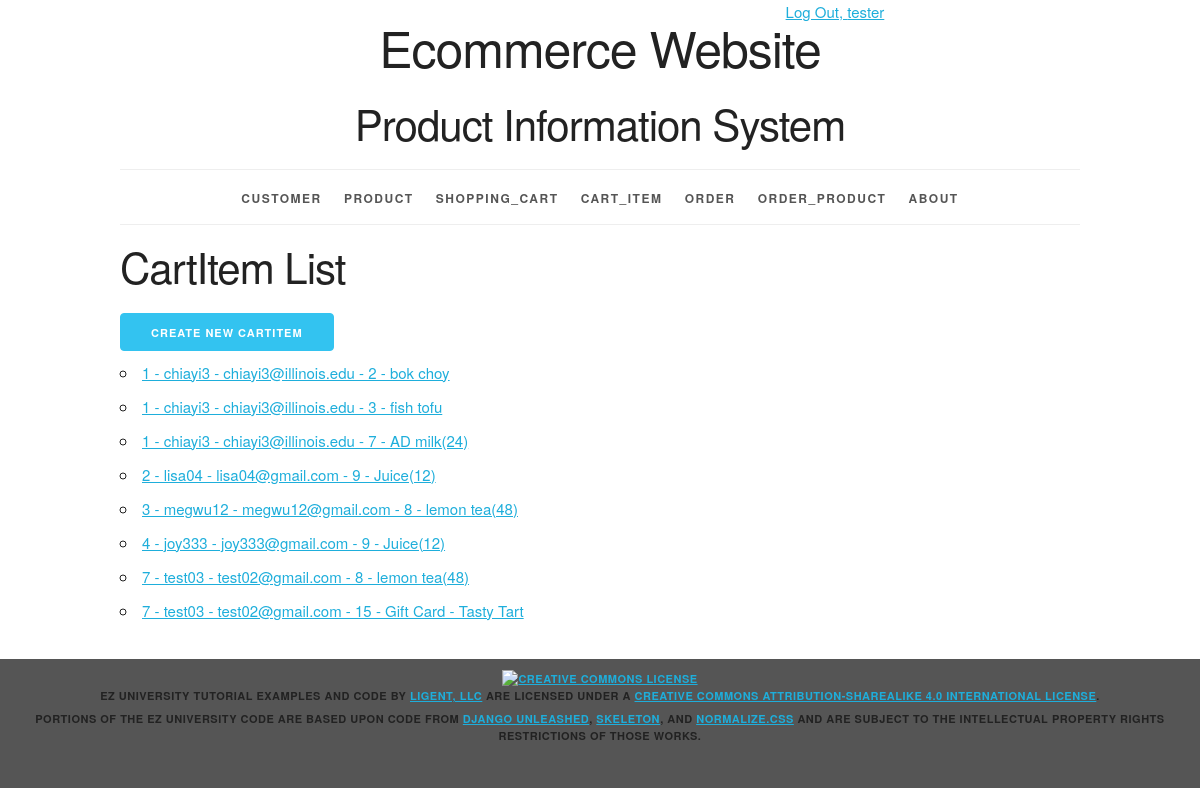
Before: /cartitem/ (signed in) with the older database file.
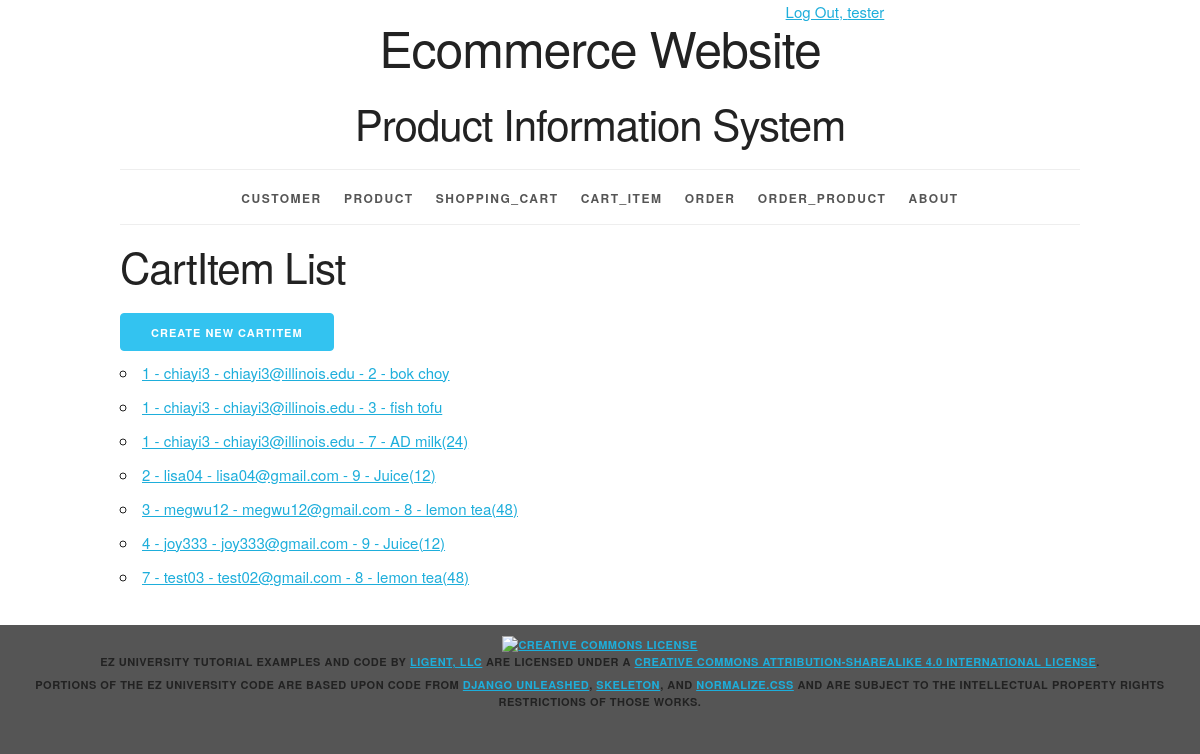
After: the same page with the newer database file.
### productinfo/models.py (models this page shows, shortened)
class Cart_Item(models.Model):
	ci_id = models.AutoField(primary_key=True)
	quantity = models.IntegerField()
	cart_id = models.ForeignKey(Shopping_Cart, related_name='cart_items', on_delete=models.PROTECT)
	product_id = models.ForeignKey(Product, related_name='cart_items', on_delete=models.PROTECT)
	def __str__(self):
		return f'{self.cart_id} - {self.product_id}'
	def get_absolute_url(self):
		return reverse('productinfo_cartitem_detail_urlpattern',
					   kwargs={'pk':self.pk}
					   )
	class Meta:
		ordering = ['cart_id', 'product_id']
		constraints = [
			UniqueConstraint(fields=['cart_id', 'product_id'], name='unique_cartitem')
		]

class Shopping_Cart(models.Model):
	cart_id = models.AutoField(primary_key=True)
	customer_id = models.ForeignKey(Customer, related_name='shopping_carts', on_delete=models.PROTECT)
	sm_id = models.ForeignKey(Shipping_Method, related_name='shopping_carts', on_delete=models.PROTECT)
	pm_id = models.ForeignKey(Payment_Method, related_name='shopping_carts', on_delete=models.PROTECT)
	def __str__(self):
		return f'{self.cart_id} - {self.customer_id}'
	class Meta:
		ordering = ['cart_id']
		constraints = [
			UniqueConstraint(fields=['customer_id'], name='unique_shoppingcart')
		]

class Customer(models.Model):
	customer_id = models.AutoField(primary_key=True)
	first_name = models.CharField(max_length=45)
	last_name = models.CharField(max_length=45)
	disambiguator = models.CharField(max_length=45, blank=True, default='')
	username = models.CharField(max_length=45)
	password = models.CharField(max_length=45)
	email = models.CharField(max_length=225)
	sm_id = models.ForeignKey(Shipping_Method, related_name='customers', on_delete=models.PROTECT)
	pm_id = models.ForeignKey(Payment_Method, related_name='customers', on_delete=models.PROTECT)
	def __str__(self):
		return f'{self.username} - {self.email}'
	class Meta:
		ordering = ['customer_id']
		constraints = [
			UniqueConstraint(fields=['username', 'email', 'disambiguator'], name='unique_customer')
		]

class Product(models.Model):
	product_id = models.AutoField(primary_key=True)
	product_name = models.CharField(max_length=225, unique=True)
	product_price = models.FloatField()
	stock_num = models.IntegerField()
	category_id = models.ForeignKey(Category, related_name='products', on_delete=models.PROTECT)
	def __str__(self):
		return f'{self.product_id} - {self.product_name}'
	class Meta:
		ordering = ['product_id']
		constraints = [
			UniqueConstraint(fields=['product_name'], name='unique_product')
		]

### productinfo/views.py (the view)
class CartItemList(LoginRequiredMixin, PermissionRequiredMixin, ListView):
	model = Cart_Item
	permission_required = 'productinfo.view_cart_item'

### productinfo/templates/productinfo/cart_item_list.html (shortened to what this page needs)
{% extends 'productinfo/base.html' %}
{% block content %}
    <h2>CartItem List</h2>
    <div>
    {% if perms.productinfo.add_cart_item %}
    <a href="{% url 'productinfo_cartitem_create_urlpattern' %}" class="button button-primary">
        Create New CartItem
    </a>
    {% endif %}
    </div>
    <ul>
        {% for cartitem in cart_item_list %}
        <li>
            <a href="{{ cartitem.get_absolute_url }}">{{ cartitem }}</a>
        </li>
        {% empty %}
        <li><em>There are currently no items in the shopping cart available.</em></li>
        {% endfor %}
    </ul>
{% endblock %}

Changed rows visible on the page:
removed Cart_Item: cart_id+product_id "7 - test03 - test02@gmail.com - 15 - Gift Card - Tasty Tart"
